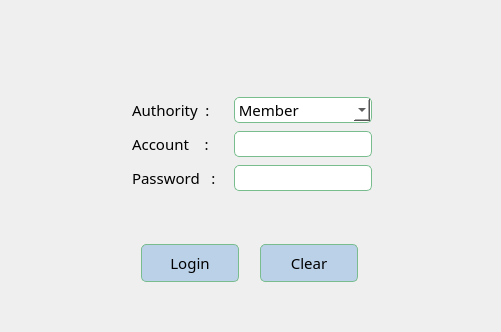
<?xml version="1.0" encoding="UTF-8"?>
<ui version="4.0">
 <class>MainWindow</class>
 <widget class="QMainWindow" name="MainWindow">
  <property name="geometry">
   <rect>
    <x>0</x>
    <y>0</y>
    <width>501</width>
    <height>332</height>
   </rect>
  </property>
  <property name="windowTitle">
   <string>登陆界面</string>
  </property>
  <property name="autoFillBackground">
   <bool>false</bool>
  </property>
  <property name="styleSheet">
   <string notr="true">#MainWindow{
	border-image:url(E:/Qt code/BookSellSys/book.jpg);
}
QWidget{


margin:0.5px 0.5px 0.5px 0.5px;}
QPushButton{background:rgb(120,170,220,111);font:2em;
border:1px solid rgb(121,189,143);
border-radius:5px;}
QPushButton:hover{
	background-color: rgb(255, 255, 255);
	
	border:2px solid rgb(121,189,143);
}
QLabel{
	font:2em ;
}
QLineEdit{
background:rgb(255,255,255);font:2em;
border:1px solid rgb(121,189,143);
border-radius:5px;

}
QLineEdit:hover{
	border:2px solid rgb(121,189,143);
}
QComboBox{
background:rgb(255,255,255);font:2em;
border:1px solid rgb(121,189,143);
border-radius:5px;

}</string>
  </property>
  <widget class="QWidget" name="centralWidget">
   <property name="styleSheet">
    <string notr="true"/>
   </property>
   <widget class="QWidget" name="gridLayoutWidget_2">
    <property name="geometry">
     <rect>
      <x>0</x>
      <y>0</y>
      <width>501</width>
      <height>381</height>
     </rect>
    </property>
    <layout class="QGridLayout" name="gridLayout_2">
     <item row="1" column="1">
      <layout class="QGridLayout" name="gridLayout">
       <property name="leftMargin">
        <number>0</number>
       </property>
       <property name="rightMargin">
        <number>0</number>
       </property>
       <item row="2" column="0">
        <widget class="QLabel" name="label_3">
         <property name="sizePolicy">
          <sizepolicy hsizetype="Fixed" vsizetype="Preferred">
           <horstretch>0</horstretch>
           <verstretch>0</verstretch>
          </sizepolicy>
         </property>
         <property name="minimumSize">
          <size>
           <width>100</width>
           <height>0</height>
          </size>
         </property>
         <property name="font">
          <font>
           <family>微软雅黑 Light</family>
           <pointsize>11</pointsize>
          </font>
         </property>
         <property name="text">
          <string>Password   :</string>
         </property>
        </widget>
       </item>
       <item row="1" column="1">
        <widget class="QLineEdit" name="lineEdit">
         <property name="minimumSize">
          <size>
           <width>100</width>
           <height>28</height>
          </size>
         </property>
         <property name="maximumSize">
          <size>
           <width>140</width>
           <height>28</height>
          </size>
         </property>
         <property name="font">
          <font>
           <family>微软雅黑 Light</family>
           <pointsize>11</pointsize>
          </font>
         </property>
        </widget>
       </item>
       <item row="2" column="1">
        <widget class="QLineEdit" name="lineEdit_2">
         <property name="minimumSize">
          <size>
           <width>100</width>
           <height>28</height>
          </size>
         </property>
         <property name="maximumSize">
          <size>
           <width>140</width>
           <height>28</height>
          </size>
         </property>
         <property name="font">
          <font>
           <family>微软雅黑 Light</family>
           <pointsize>11</pointsize>
          </font>
         </property>
        </widget>
       </item>
       <item row="0" column="1">
        <widget class="QComboBox" name="comboBox">
         <property name="enabled">
          <bool>true</bool>
         </property>
         <property name="sizePolicy">
          <sizepolicy hsizetype="Fixed" vsizetype="Fixed">
           <horstretch>0</horstretch>
           <verstretch>0</verstretch>
          </sizepolicy>
         </property>
         <property name="minimumSize">
          <size>
           <width>100</width>
           <height>0</height>
          </size>
         </property>
         <property name="maximumSize">
          <size>
           <width>140</width>
           <height>28</height>
          </size>
         </property>
         <property name="font">
          <font>
           <family>微软雅黑 Light</family>
           <pointsize>11</pointsize>
           <weight>50</weight>
           <bold>false</bold>
           <kerning>true</kerning>
          </font>
         </property>
         <item>
          <property name="text">
           <string> Member</string>
          </property>
         </item>
         <item>
          <property name="text">
           <string> Cashier</string>
          </property>
         </item>
         <item>
          <property name="text">
           <string> Manager</string>
          </property>
         </item>
        </widget>
       </item>
       <item row="1" column="0">
        <widget class="QLabel" name="label_2">
         <property name="sizePolicy">
          <sizepolicy hsizetype="Fixed" vsizetype="Preferred">
           <horstretch>0</horstretch>
           <verstretch>0</verstretch>
          </sizepolicy>
         </property>
         <property name="minimumSize">
          <size>
           <width>100</width>
           <height>0</height>
          </size>
         </property>
         <property name="font">
          <font>
           <family>微软雅黑 Light</family>
           <pointsize>11</pointsize>
          </font>
         </property>
         <property name="text">
          <string>Account    :</string>
         </property>
        </widget>
       </item>
       <item row="0" column="0">
        <widget class="QLabel" name="label">
         <property name="sizePolicy">
          <sizepolicy hsizetype="Fixed" vsizetype="Preferred">
           <horstretch>0</horstretch>
           <verstretch>0</verstretch>
          </sizepolicy>
         </property>
         <property name="minimumSize">
          <size>
           <width>100</width>
           <height>0</height>
          </size>
         </property>
         <property name="font">
          <font>
           <family>微软雅黑 Light</family>
           <pointsize>11</pointsize>
          </font>
         </property>
         <property name="layoutDirection">
          <enum>Qt::RightToLeft</enum>
         </property>
         <property name="text">
          <string>Authority  :</string>
         </property>
        </widget>
       </item>
      </layout>
     </item>
     <item row="1" column="2">
      <spacer name="horizontalSpacer_2">
       <property name="orientation">
        <enum>Qt::Horizontal</enum>
       </property>
       <property name="sizeType">
        <enum>QSizePolicy::Fixed</enum>
       </property>
       <property name="sizeHint" stdset="0">
        <size>
         <width>40</width>
         <height>20</height>
        </size>
       </property>
      </spacer>
     </item>
     <item row="1" column="0">
      <spacer name="horizontalSpacer">
       <property name="orientation">
        <enum>Qt::Horizontal</enum>
       </property>
       <property name="sizeType">
        <enum>QSizePolicy::Minimum</enum>
       </property>
       <property name="sizeHint" stdset="0">
        <size>
         <width>40</width>
         <height>20</height>
        </size>
       </property>
      </spacer>
     </item>
     <item row="0" column="1">
      <spacer name="verticalSpacer">
       <property name="orientation">
        <enum>Qt::Vertical</enum>
       </property>
       <property name="sizeType">
        <enum>QSizePolicy::Fixed</enum>
       </property>
       <property name="sizeHint" stdset="0">
        <size>
         <width>20</width>
         <height>40</height>
        </size>
       </property>
      </spacer>
     </item>
     <item row="2" column="1">
      <layout class="QHBoxLayout" name="horizontalLayout">
       <item>
        <widget class="QPushButton" name="pushButton">
         <property name="minimumSize">
          <size>
           <width>100</width>
           <height>40</height>
          </size>
         </property>
         <property name="maximumSize">
          <size>
           <width>100</width>
           <height>40</height>
          </size>
         </property>
         <property name="font">
          <font>
           <family>微软雅黑 Light</family>
           <pointsize>11</pointsize>
          </font>
         </property>
         <property name="mouseTracking">
          <bool>false</bool>
         </property>
         <property name="styleSheet">
          <string notr="true"/>
         </property>
         <property name="text">
          <string>Login</string>
         </property>
         <property name="icon">
          <iconset theme="s">
           <normaloff>.</normaloff>.</iconset>
         </property>
        </widget>
       </item>
       <item>
        <widget class="QPushButton" name="pushButton_2">
         <property name="maximumSize">
          <size>
           <width>100</width>
           <height>40</height>
          </size>
         </property>
         <property name="font">
          <font>
           <family>微软雅黑 Light</family>
           <pointsize>11</pointsize>
          </font>
         </property>
         <property name="text">
          <string>Clear</string>
         </property>
        </widget>
       </item>
      </layout>
     </item>
     <item row="3" column="1">
      <spacer name="verticalSpacer_2">
       <property name="orientation">
        <enum>Qt::Vertical</enum>
       </property>
       <property name="sizeType">
        <enum>QSizePolicy::Fixed</enum>
       </property>
       <property name="sizeHint" stdset="0">
        <size>
         <width>20</width>
         <height>40</height>
        </size>
       </property>
      </spacer>
     </item>
    </layout>
   </widget>
  </widget>
 </widget>
 <layoutdefault spacing="6" margin="11"/>
 <tabstops>
  <tabstop>comboBox</tabstop>
  <tabstop>lineEdit</tabstop>
  <tabstop>lineEdit_2</tabstop>
  <tabstop>pushButton</tabstop>
  <tabstop>pushButton_2</tabstop>
 </tabstops>
 <resources/>
 <connections>
  <connection>
   <sender>pushButton_2</sender>
   <signal>clicked()</signal>
   <receiver>lineEdit</receiver>
   <slot>clear()</slot>
   <hints>
    <hint type="sourcelabel">
     <x>339</x>
     <y>275</y>
    </hint>
    <hint type="destinationlabel">
     <x>385</x>
     <y>127</y>
    </hint>
   </hints>
  </connection>
  <connection>
   <sender>pushButton_2</sender>
   <signal>clicked()</signal>
   <receiver>lineEdit_2</receiver>
   <slot>clear()</slot>
   <hints>
    <hint type="sourcelabel">
     <x>326</x>
     <y>275</y>
    </hint>
    <hint type="destinationlabel">
     <x>385</x>
     <y>170</y>
    </hint>
   </hints>
  </connection>
 </connections>
</ui>
